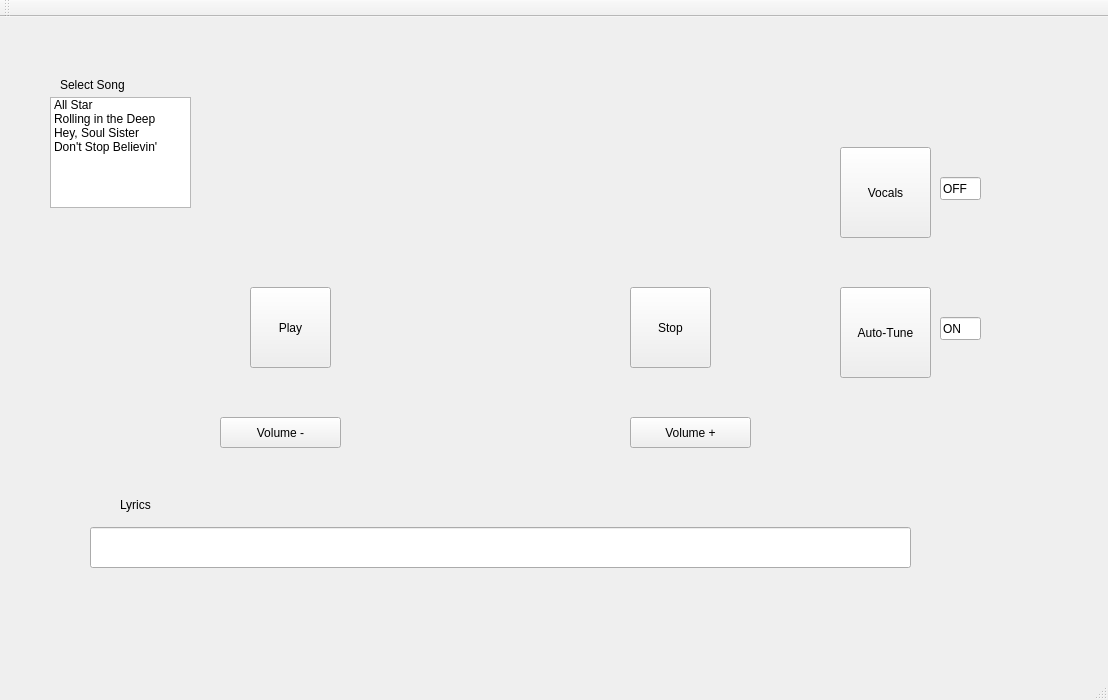
<?xml version="1.0" encoding="UTF-8"?>
<ui version="4.0">
 <class>MainWindow</class>
 <widget class="QMainWindow" name="MainWindow">
  <property name="geometry">
   <rect>
    <x>0</x>
    <y>0</y>
    <width>1108</width>
    <height>700</height>
   </rect>
  </property>
  <property name="windowTitle">
   <string>MainWindow</string>
  </property>
  <widget class="QWidget" name="centralWidget">
   <widget class="QListWidget" name="listWidget">
    <property name="geometry">
     <rect>
      <x>50</x>
      <y>80</y>
      <width>141</width>
      <height>111</height>
     </rect>
    </property>
    <item>
     <property name="text">
      <string>All Star</string>
     </property>
    </item>
    <item>
     <property name="text">
      <string>Rolling in the Deep</string>
     </property>
    </item>
    <item>
     <property name="text">
      <string>Hey, Soul Sister</string>
     </property>
    </item>
    <item>
     <property name="text">
      <string>Don't Stop Believin'</string>
     </property>
    </item>
   </widget>
   <widget class="QPushButton" name="pushButton_1">
    <property name="geometry">
     <rect>
      <x>630</x>
      <y>270</y>
      <width>81</width>
      <height>81</height>
     </rect>
    </property>
    <property name="text">
     <string>Stop</string>
    </property>
   </widget>
   <widget class="QPushButton" name="pushButton_2">
    <property name="geometry">
     <rect>
      <x>250</x>
      <y>270</y>
      <width>81</width>
      <height>81</height>
     </rect>
    </property>
    <property name="text">
     <string>Play</string>
    </property>
   </widget>
   <widget class="QPushButton" name="pushButton_3">
    <property name="geometry">
     <rect>
      <x>220</x>
      <y>400</y>
      <width>121</width>
      <height>31</height>
     </rect>
    </property>
    <property name="text">
     <string>Volume -</string>
    </property>
   </widget>
   <widget class="QPushButton" name="pushButton_4">
    <property name="geometry">
     <rect>
      <x>630</x>
      <y>400</y>
      <width>121</width>
      <height>31</height>
     </rect>
    </property>
    <property name="text">
     <string>Volume +</string>
    </property>
   </widget>
   <widget class="QLineEdit" name="lineEdit">
    <property name="geometry">
     <rect>
      <x>90</x>
      <y>510</y>
      <width>821</width>
      <height>41</height>
     </rect>
    </property>
   </widget>
   <widget class="QLabel" name="label">
    <property name="geometry">
     <rect>
      <x>120</x>
      <y>480</y>
      <width>57</width>
      <height>15</height>
     </rect>
    </property>
    <property name="text">
     <string>Lyrics</string>
    </property>
   </widget>
   <widget class="QLabel" name="label_2">
    <property name="geometry">
     <rect>
      <x>60</x>
      <y>60</y>
      <width>91</width>
      <height>16</height>
     </rect>
    </property>
    <property name="text">
     <string>Select Song</string>
    </property>
   </widget>
   <widget class="QPushButton" name="pushButton">
    <property name="geometry">
     <rect>
      <x>840</x>
      <y>130</y>
      <width>91</width>
      <height>91</height>
     </rect>
    </property>
    <property name="text">
     <string>Vocals</string>
    </property>
   </widget>
   <widget class="QLineEdit" name="lineEdit_2">
    <property name="geometry">
     <rect>
      <x>940</x>
      <y>160</y>
      <width>41</width>
      <height>23</height>
     </rect>
    </property>
    <property name="text">
     <string>OFF</string>
    </property>
   </widget>
   <widget class="QPushButton" name="pushButton_6">
    <property name="geometry">
     <rect>
      <x>840</x>
      <y>270</y>
      <width>91</width>
      <height>91</height>
     </rect>
    </property>
    <property name="text">
     <string>Auto-Tune</string>
    </property>
   </widget>
   <widget class="QLineEdit" name="lineEdit_4">
    <property name="geometry">
     <rect>
      <x>940</x>
      <y>300</y>
      <width>41</width>
      <height>23</height>
     </rect>
    </property>
    <property name="text">
     <string>ON</string>
    </property>
   </widget>
  </widget>
  <widget class="QMenuBar" name="menuBar">
   <property name="geometry">
    <rect>
     <x>0</x>
     <y>0</y>
     <width>1108</width>
     <height>20</height>
    </rect>
   </property>
  </widget>
  <widget class="QToolBar" name="mainToolBar">
   <attribute name="toolBarArea">
    <enum>TopToolBarArea</enum>
   </attribute>
   <attribute name="toolBarBreak">
    <bool>false</bool>
   </attribute>
  </widget>
  <widget class="QStatusBar" name="statusBar"/>
 </widget>
 <layoutdefault spacing="6" margin="11"/>
 <resources/>
 <connections/>
</ui>
